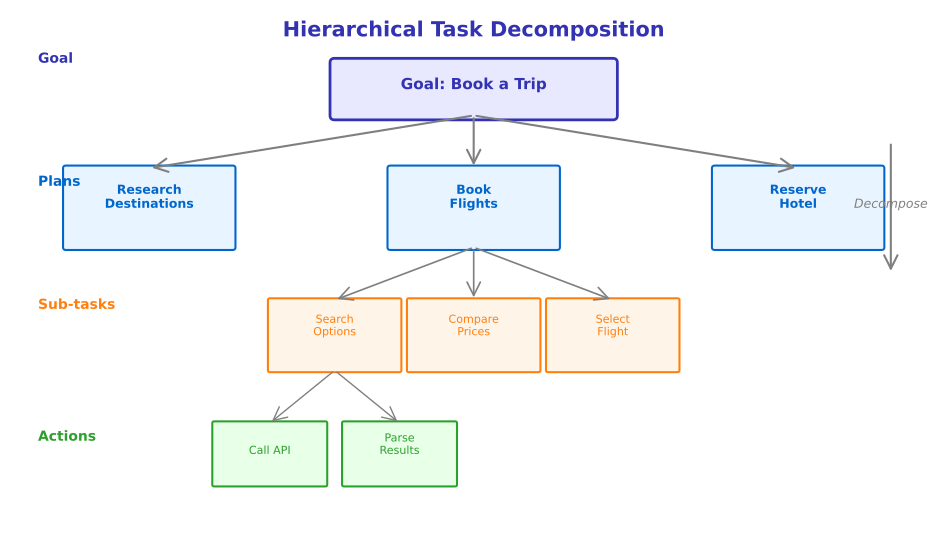

Python code for this plot:
"""
Hierarchical Planning Diagram
Week 4 - Planning and Reasoning
Shows task decomposition from high-level goals to executable actions
"""

from pathlib import Path

import matplotlib.patches as mpatches
import matplotlib.pyplot as plt
import numpy as np
from matplotlib.patches import FancyArrowPatch, FancyBboxPatch

plt.rcParams.update(
    {
        "font.size": 24,
        "axes.labelsize": 24,
        "axes.titlesize": 26,
        "xtick.labelsize": 22,
        "ytick.labelsize": 22,
        "legend.fontsize": 22,
        "figure.figsize": (10, 6),
        "figure.dpi": 150,
        "font.family": "sans-serif",
    }
)

MLPURPLE = "#3333B2"
MLLAVENDER = "#ADADE0"
MLBLUE = "#0066CC"
MLORANGE = "#FF7F0E"
MLGREEN = "#2CA02C"
MLRED = "#D62728"
MLGRAY = "#7F7F7F"

fig, ax = plt.subplots(figsize=(10, 6))
ax.set_xlim(0, 10)
ax.set_ylim(0, 6)
ax.axis("off")

ax.text(
    5,
    5.7,
    "Hierarchical Task Decomposition",
    fontsize=15,
    fontweight="bold",
    ha="center",
    color=MLPURPLE,
)

# Level 0: Goal
goal_box = FancyBboxPatch(
    (3.5, 4.8),
    3.0,
    0.6,
    boxstyle="round,pad=0.05",
    facecolor="#E8E8FF",
    edgecolor=MLPURPLE,
    linewidth=2,
)
ax.add_patch(goal_box)
ax.text(5, 5.1, "Goal: Book a Trip", fontsize=11, ha="center", fontweight="bold", color=MLPURPLE)

# Level 1: High-level plans
level1_tasks = [
    ("Research\nDestinations", 1.5, MLBLUE),
    ("Book\nFlights", 5.0, MLBLUE),
    ("Reserve\nHotel", 8.5, MLBLUE),
]

for name, x, color in level1_tasks:
    box = FancyBboxPatch(
        (x - 0.9, 3.3),
        1.8,
        0.9,
        boxstyle="round,pad=0.03",
        facecolor="#E8F4FF",
        edgecolor=color,
        linewidth=1.5,
    )
    ax.add_patch(box)
    ax.text(x, 3.75, name, fontsize=9, ha="center", color=color, fontweight="bold")

    # Arrow from goal
    ax.annotate(
        "", xy=(x, 4.2), xytext=(5, 4.8), arrowprops=dict(arrowstyle="->", color=MLGRAY, lw=1.5)
    )

# Level 2: Sub-tasks (for "Book Flights")
level2_tasks = [
    ("Search\nOptions", 3.5, MLORANGE),
    ("Compare\nPrices", 5.0, MLORANGE),
    ("Select\nFlight", 6.5, MLORANGE),
]

for name, x, color in level2_tasks:
    box = FancyBboxPatch(
        (x - 0.7, 1.9),
        1.4,
        0.8,
        boxstyle="round,pad=0.02",
        facecolor="#FFF4E8",
        edgecolor=color,
        linewidth=1.5,
    )
    ax.add_patch(box)
    ax.text(x, 2.3, name, fontsize=8, ha="center", color=color)

    # Arrow from parent
    ax.annotate(
        "", xy=(x, 2.7), xytext=(5.0, 3.3), arrowprops=dict(arrowstyle="->", color=MLGRAY, lw=1.2)
    )

# Level 3: Actions (for "Search Options")
level3_actions = [("Call API", 2.8, MLGREEN), ("Parse\nResults", 4.2, MLGREEN)]

for name, x, color in level3_actions:
    box = FancyBboxPatch(
        (x - 0.6, 0.6),
        1.2,
        0.7,
        boxstyle="round,pad=0.02",
        facecolor="#E8FFE8",
        edgecolor=color,
        linewidth=1.5,
    )
    ax.add_patch(box)
    ax.text(x, 0.95, name, fontsize=8, ha="center", color=color)

    # Arrow from parent
    ax.annotate(
        "", xy=(x, 1.3), xytext=(3.5, 1.9), arrowprops=dict(arrowstyle="->", color=MLGRAY, lw=1)
    )

# Level labels
levels = [
    ("Goal", 5.4, MLPURPLE),
    ("Plans", 4.0, MLBLUE),
    ("Sub-tasks", 2.6, MLORANGE),
    ("Actions", 1.1, MLGREEN),
]

for name, y, color in levels:
    ax.text(0.3, y, name, fontsize=10, ha="left", color=color, fontweight="bold")

# Annotations
ax.text(9.5, 3.75, "Decompose", fontsize=9, ha="center", color=MLGRAY, style="italic")
ax.annotate(
    "", xy=(9.5, 3.0), xytext=(9.5, 4.5), arrowprops=dict(arrowstyle="->", color=MLGRAY, lw=1.5)
)

plt.tight_layout()
plt.savefig(
    Path(__file__).parent / "hierarchical_planning.pdf",
    dpi=300,
    bbox_inches="tight",
    facecolor="white",
    edgecolor="none",
)
plt.close()
print(f"Chart saved to {Path(__file__).parent / 'hierarchical_planning.pdf'}")
